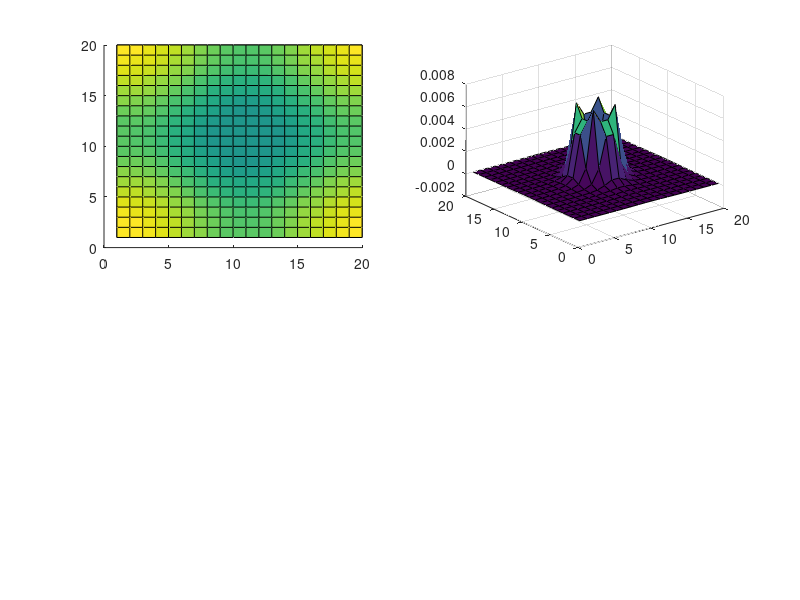

Recreate this plot in MATLAB.
clear all
format long
sigmax = [0 1 ; 1 0];
sigmay = [0 -i ; i 0];
sigmaz = [1 0 ; 0 -1];

A = 1;B =-2; M =1; 

s=20;

Hamilt=zeros(2,2);
dH_dkx=zeros(2,2);
dH_dky=zeros(2,2);
Curvature= zeros(s,s);

kx=linspace(-pi,pi,s);
ky=linspace(-pi,pi,s);
 
for ii = 1:length(kx)
    for jj= 1:length(ky)
   
	dx = A * sin(kx(ii));
    dy = A * sin(ky(jj));
    dz = M + 2*B*( 2-cos(kx(ii))-cos(ky(jj)) );
      %% Hamiltonian
    Hamilt(:,:) = dx*sigmax + dy*sigmay + dz*sigmaz; 
   
    [Evectors,Evalues] = eig(Hamilt(:,:));
     
     E_1(ii,jj) = Evalues(1,1);
     E_2(ii,jj) = Evalues(2,2);
%    
    dH_dkx(:,:)=[2*B*sin(kx(ii)), A*cos(kx(ii)); A*cos(kx(ii)),  -2*B*sin(kx(ii))];      
    dH_dky(:,:)=[2*B*sin(ky(jj)), -i*A*cos(ky(jj)); i*A*cos(ky(jj)), -2*B*sin(ky(jj))];
% 
    Num1= Evectors(:,1)'*dH_dkx(:,:)*Evectors(:,2);
    Num2 = Evectors(:,2)'*dH_dky(:,:)*Evectors(:,1);

    Num3= Evectors(:,1)'*dH_dky(:,:)*Evectors(:,2);
    Num4= Evectors(:,2)'*dH_dkx(:,:)*Evectors(:,1);

    Numerator= Num1*Num2-Num3*Num4;
    dellamda=(Evalues(1,1)-Evalues(2,2))^2;
     
    Curvature(ii,jj)=i*Numerator./dellamda/s/s;
    Chern = sum(sum(Curvature))/4;
   end
end

Chern

subplot(221)
hold on
surf(E_1);
surf(E_2);
hold off

subplot(222)
surf(real(Curvature))

